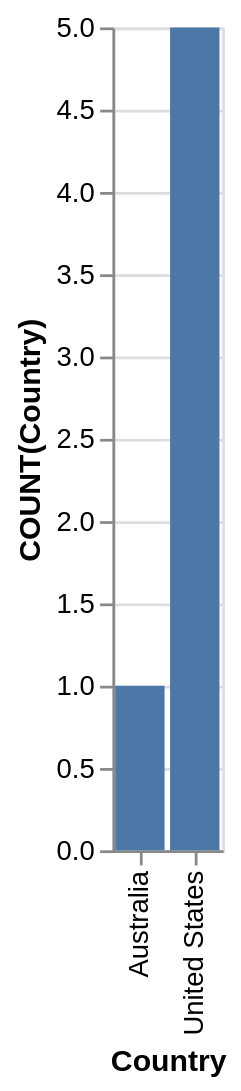

Vega-Lite specification stored for this chart:
### Vega-Lite specification from a JSON file in a GitHub repository (floating-point values rounded to 4 significant figures)
{"data": {"values": [{"x_data": "Australia", "y_data": 1}, {"x_data": "United States", "y_data": 5}]}, "mark": "bar", "encoding": {"x": {"field": "x_data", "type": "nominal", "title": "Country", "sort": {"op": "sum", "field": "y_data", "order": "ascending"}}, "y": {"field": "y_data", "type": "quantitative", "title": "COUNT(Country)"}}}
